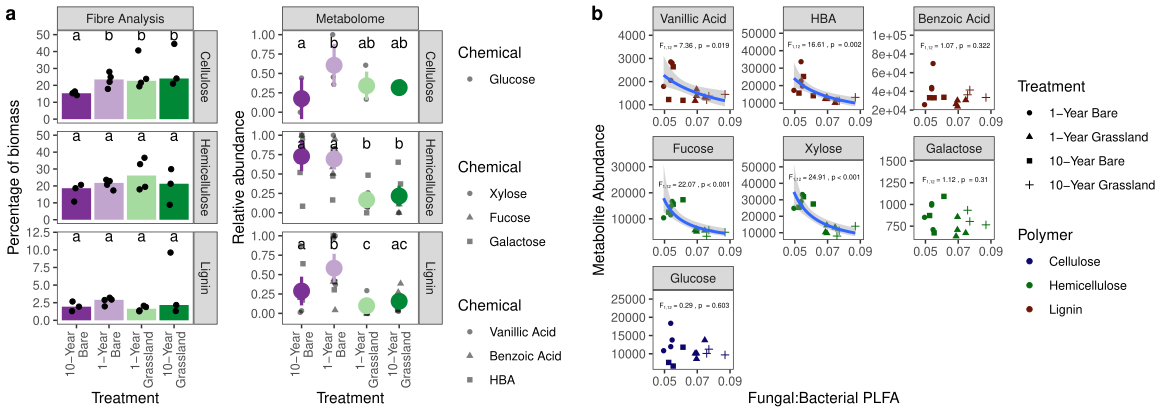

Write the R code that produced this figure.
rm(list = ls())

library(data.table)
library(ggplot2)
library(cowplot)
library(ggnewscale)

#### Data import ####

# Colour palette for the treatment variable
BlackoutPalette <- c('#7b3294'
                     ,'#c2a5cf'
                     ,'#a6dba0'
                     ,'#008837')

# Function for 95% confidence intervals
mean_ci <- function(x){
  mean_se(x, mult = 1.96)
}

# Fibre analysis data
ff <- readRDS("Fibre_Analysis/Output_Data/Fibre_Data_For_Figure_2021-05-05.rds")
ff

# Metabolite data
mf <- readRDS("Fibre_Analysis/Output_Data/Metabolite_Data_For_Figure.rds")
mf

#### Data cleaning ####

## Fibre analysis data
ff

ff_d <- ff[[1]]
colsToKeep <- c("Sample", "Treatment","Proportion_Cellulose","Proportion_Hemicellulose", "Proportion_Lignin")
ff_d <- ff_d[,..colsToKeep]
setnames(ff_d, c("Sample", "Treatment","Cellulose","Hemicellulose", "Lignin"))
ff_d[, Measurement := "Fibre Analysis"]

ff_d <- melt(ff_d, id = c("Sample", "Treatment", "Measurement"), variable.name = "Polymer", value.name = "Abundance")
ff_d[, Abundance := Abundance * 100]

ff_d[,BinBase.name := NA] # For compatibility with the metabolite data

# Simple plot of the data in this format
ggplot(ff_d, aes(x = Treatment, y = Abundance)) + geom_point() + facet_grid(Polymer~Measurement
                                                                            #, nrow = 3
                                                                            , scales = "free_y"
                                                                            
)
levels(ff_d$Treatment) <- sub(" ", "\n" , levels(ff_d$Treatment)) # Two lines for plotting

## Metabolite data
mf

mf_d <- rbindlist(mf[1:3], idcol = "Polymer")

# Sort out a polymer variable
mf_d$Polymer <- as.character(mf_d$Polymer)
mf_d[Polymer == '1', Polymer := "Cellulose"]
mf_d[Polymer == '2', Polymer := "Hemicellulose"]
mf_d[Polymer == '3', Polymer := "Lignin"]

# Sort out the treatment variable
mf_d$Treatment
levels(mf_d$Treatment) <- c("1-Year\nBare", "10-Year\nBare", "1-Year\nGrassland", "10-Year\nGrassland")
mf_d$Treatment <- relevel(mf_d$Treatment, ref = "10-Year\nBare")

setnames(mf_d, c("Polymer", "Chemical", "Sample", "RawAbundance", "Treatment",  "Abundance"))
# Add a Measurement column
mf_d[, Measurement := "Metabolome"]

# Change the chemicals for tidier plots
mf_d[Chemical == "glucose", Chemical := "Glucose"]
mf_d[Chemical == "xylose", Chemical := "Xylose"]
mf_d[Chemical == "fucose", Chemical := "Fucose"]
mf_d[Chemical == "3,6-anhydro-D-galactose", Chemical := "Galactose"]
mf_d[Chemical == "vanillic acid", Chemical := "Vanillic Acid"]
mf_d[Chemical == "benzoic acid", Chemical := "Benzoic Acid"]
mf_d[Chemical == "4-hydroxybenzoic acid", Chemical := "HBA"]

#### Fibre analysis plot to add letters to  ####

pf <- ggplot(ff_d, aes(x = Treatment, y = Abundance
                       , fill = Treatment)) + 
  stat_summary(fun = "median", geom = "bar") +
  geom_point(position = position_jitter(0.15)) +
  ylab("Percentage of biomass") + 
  scale_fill_manual(values = BlackoutPalette
                    , breaks = levels(ff_d$Treatment)) +
  theme_bw() +
  theme(legend.position = "none"
        , panel.grid = element_blank()
        , axis.text.x = element_text(angle = 90, hjust = 1, vjust = 0.5)) +
  facet_grid(Polymer~Measurement, scales = "free_y")

#### Metabolite plot to add letters to ####

pm <- ggplot(mf_d, aesthetics = aes(x = Treatment, y = Abundance)) + 
  # Data
  geom_point(data = mf_d[Polymer == "Cellulose",]
             , aes(x = Treatment, y = Abundance, shape = Chemical)
             , position = position_jitter(0.05)
             , alpha = 0.5
  ) + 
  new_scale("shape") +
  geom_point(data = mf_d[Polymer == "Hemicellulose",]
             , aes(x = Treatment, y = Abundance, shape = Chemical)
             , position = position_jitter(0.05)
             , alpha = 0.5
  ) +
  new_scale("shape") +
  geom_point(data = mf_d[Polymer == "Lignin",]
             , aes(x = Treatment, y = Abundance, shape = Chemical)
             , position = position_jitter(0.05)
             , alpha = 0.5
  ) +
  
  # Mean values
  stat_summary(fun.data = 'mean_ci'
               , aes(x = Treatment, y = Abundance, colour = Treatment), size = 1.1) +
  scale_color_manual(values = BlackoutPalette
                     , breaks = levels(mf_d$Treatment)) +
  
  # Aesthetics
  facet_grid(Polymer ~ Measurement) +
  theme_bw() +
  theme(panel.grid = element_blank()
        , axis.text.x = element_text(angle = 90, hjust = 1, vjust = 0.5)) +
  ylab("Relative abundance")  +
  guides(colour = "none")

pm

pl <- get_legend(pm)
pm <- pm + theme(legend.position = "none")

#### Plot legend ####

# Put the grobs in the correct order, also spaces them nicely
pl2 <- grid.arrange(grobs = list(pl$grobs[[2]], pl$grobs[[3]], pl$grobs[[1]])
                    , ncol = 1
)

library(gridExtra)
grid.arrange(pl)

#### Add significance letters ####

format_Letters <- function(x, polymer){
  setnames(x, c("Treatment", "Letters", "Abundance"))
  x[,Polymer := polymer]
  x[, Treatment := sub(" ", "\n", Treatment)]
  return(x)
}

fib_cel_letters <- format_Letters(ff[[2]], "Cellulose")
fib_hem_letters <- format_Letters(ff[[3]], "Hemicellulose")
fib_lig_letters <- format_Letters(ff[[4]], "Lignin")
fib_lig_letters$Abundance <- 12

pf2 <- pf + geom_text(data = fib_cel_letters, aes(x = Treatment, y = Abundance, label = Letters), colour = 'black') +
  geom_text(data = fib_hem_letters, aes(x = Treatment, y = Abundance, label = Letters), colour = 'black') +
  geom_text(data = fib_lig_letters, aes(x = Treatment, y = Abundance, label = Letters), colour = 'black') #+
# ylim(-1,100)

pm

mf[[4]] # Cel
mf[[5]] # Hem
mf[[6]] # Lig

format_letters_met <- function(x, polymer){
  setDT(x)
  x[,Polymer := polymer]
  return(x)
}

met_cel_letters <- format_letters_met(mf[[4]], "Cellulose")
met_hem_letters <- format_letters_met(mf[[5]], "Hemicellulose")
met_lig_letters <- format_letters_met(mf[[6]], "Lignin")

met_cel_letters$Letters <- c("b", "a", "ab", "ab") # Re-jig these so that they work the normal way round
met_lig_letters$Letters <- c("b", "a", "c", "ac") # Re-jig these so that they work the normal way round

pm2 <- pm + geom_text(data = met_cel_letters, aes(x = Treatment, y = NormAbund, label = Letters)) +
  geom_text(data = met_hem_letters, aes(x = Treatment, y = NormAbund, label = Letters)) + 
  geom_text(data = met_lig_letters, aes(x = Treatment, y = NormAbund, label = Letters))

#### Create the finalised plot ####
Figure <- plot_grid(pf2, pm2, pl2, ncol = 3, rel_widths = c(1,1,0.6))

Figure

#### PLFA - metabolite abundance ####

# Load in the data
mf <- data.frame(fread("Metabolomics/Data/Metabolome_Blackout_Raw.csv"))
pf <- fread("Metabolomics/Data/PLFA_For_Analysis.csv")

head(mf) # Metabolites
head(pf) # PLFA

mf <- mf[, c(1,7:20)] # Keep only the most useful columns

# Lignocellulose breakdown products
BreakdownProducts <- c('glucose'
                       , 'xylose', 'fucose', '3,6-anhydro-D-galactose'
                       , 'vanillic acid', '4-hydroxybenzoic acid', 'benzoic acid')

# Keep only those products
mf <- mf[mf$BinBase.name %in% BreakdownProducts,]

head(mf)

# Create the mergable-metabolite data frame
AbundData <- data.frame(t(mf[2:length(mf)]))
names(AbundData) <- mf[,1]
AbundData$Sample <- row.names(AbundData)

# Tidy the PLFA data
head(pf)
pf$Percent_All_Fungi <- pf$Percent_AM_Fungi + pf$Percent_Fungi
pf$Percent_All_Bacteria <- pf$Percent_Gram_Negative + pf$Percent_Gram_Positive +
  pf$Percent_Actinomycetes + pf$Percent_Anaerobe
pf$FB_Ratio <- pf$Percent_All_Fungi / pf$Percent_All_Bacteria

pm <- merge(pf, AbundData, by = 'Sample')

# Save this as a file
#write.csv(ofm, "Metabolomics/Cleaned Data/Henfaes_Taxonomy_Metabolome.csv", row.names = FALSE)
#saveRDS(ofm, file = "Metabolomics/Cleaned Data/Henfaes_Taxonomy_Metabolome.rds")


names(pm)
pm <- data.frame(pm)

#### What governs metabolite abundance in soils? ####

pmb <- pm

# Changing model family improves AIC, switch to a Gamma model
lapply(seq_along(pmb[,14:length(pmb)])
       , FUN = function(METABOLITE){
         mod1 <- glm(unlist(pmb[,14:length(pmb)][,METABOLITE]) ~ FB_Ratio + Total_PLFA
                     , data = pmb
                     , family = Gamma())
         mod2 <- lm(unlist(pmb[,14:length(pmb)][,METABOLITE]) ~ FB_Ratio + Total_PLFA
                    , data = pmb)
         data.frame(AIC(mod1,mod2), DeltaAIC = AIC(mod1) - AIC(mod2))
       })

# Refit the models with a gamma family
MetabResults <- lapply(seq_along(pmb[,14:length(pmb)])
                       , FUN = function(METABOLITE){
                         # Fit a model for each metabolite
                         mod <- glm(unlist(pmb[,14:length(pmb)][,METABOLITE]) ~ 
                                      FB_Ratio + Total_PLFA
                                    , data = pmb
                                    , family = Gamma)
                         
                         Result <- summary(mod)
                         
                         # Extract metabolite name, p value, and r value
                         data.frame(Metabolite = names(pmb[,14:length(pmb)][METABOLITE])
                                    , Predictor = dimnames(drop1(mod))[[1]][2:3]
                                    , p = drop1(mod, test = "F")[5][2:3,]
                                    , r = Result$coefficients[2:3,1])
                       })
MetabResults <- rbindlist(MetabResults)
MetabResults 

MetabResults[MetabResults$Predictor == "Total_PLFA",] # None are significant. Refit without these
MetabResults[MetabResults$Predictor == "FB_Ratio",]

#### Results with the gaussian model, N.B. no change in outcome
# MetabResults <- lapply(seq_along(pmb[,14:length(pmb)])
#                        , FUN = function(METABOLITE){
#                          # Fit a model for each metabolite
#                          mod <- glm(unlist(pmb[,14:length(pmb)][,METABOLITE]) ~ 
#                                      FB_Ratio + Total_PLFA
#                                    , data = pmb
#                                    , family = Gamma)
#                          
#                          Result <- summary(mod)
#                          
#                          # Extract metabolite name, p value, and r value
#                          data.frame(Metabolite = names(pmb[,14:length(pmb)][METABOLITE])
#                                     , Predictor = dimnames(anova(mod))[[1]][1:2]
#                                     , p = anova(mod)[5][1:2,]
#                                     , r = Result$coefficients[2:3,1])
#                        })
# MetabResults <- rbindlist(MetabResults)
# MetabResults 
####

MetabResults[MetabResults$Predictor == "Total_PLFA",] # None are significant. Refit without these
MetabResults[MetabResults$Predictor == "FB_Ratio",]

# Total microbial abundance was not a predictor of lignocellulose breakdown product abundance
# Fungal:Bacterial ratio was a predictor of lignocellulose breakdown product abundance 
#     in a number of cases

# Gamma models perform significantly better
lapply(seq_along(pmb[,14:length(pmb)])
       , FUN = function(METABOLITE){
         mod1 <- glm(unlist(pmb[,14:length(pmb)][,METABOLITE]) ~ FB_Ratio
                     , data = pmb
                     , family = Gamma())
         mod2 <- lm(unlist(pmb[,14:length(pmb)][,METABOLITE]) ~ FB_Ratio
                    , data = pmb)
         data.frame(AIC(mod1,mod2), DeltaAIC = AIC(mod1) - AIC(mod2))
       })

# Refitting without total PLFA as a predictor
library(pscl)

MetabResults <- lapply(seq_along(pmb[,14:length(pmb)])
                       , FUN = function(METABOLITE){
                         # Fit a model for each metabolite
                         mod <- glm(unlist(pmb[,14:length(pmb)][,METABOLITE]) ~ 
                                      FB_Ratio
                                    , data = pmb
                                    , family = Gamma)
                         
                         Result <- summary(mod)
                         
                         # Extract metabolite name, p value, and r value
                         data.frame(Metabolite = names(pmb[,14:length(pmb)][METABOLITE])
                                    , Predictor = dimnames(drop1(mod))[[1]][2]
                                    , p = drop1(mod, test = "F")[5][2,]
                                    , r = Result$coefficients[2,1]
                                    , R2 = pR2(mod)[4]
                                    , FStat = drop1(mod, test = "F")[4][2,]
                                    , df = paste(drop1(mod)[1][2,], Result$df.residual, sep = ","))
                       })
MetabResults <- rbindlist(MetabResults)

# Prettier results :)
MetabResults 

#### Plot relationships between these variables ####

#### Data tidying for plotting ####
pm <- data.frame(pm)
names(pm)
pma <- pm[,names(pm) %in% c("Sample"#, "Total_PLFA", "Percent_Actinomycetes", "Percent_AM_Fungi"
                            #, "Percent_All_Fungi", "Percent_All_Bacteria" 
                            , "FB_Ratio"
                            , "xylose", "vanillic.acid", "glucose"
                            , "fucose", "benzoic.acid", "X4.hydroxybenzoic.acid"
                            , "X3.6.anhydro.D.galactose"
)]

# Make the data long for ggplot
pma <- data.table(pma)
pma <- melt(pma, id = c("Sample", "FB_Ratio")
            , variable.name = "Metabolite", value.name = "Metabolite_Abundance")

# Create a treament variable
pma$Treatment <- "a"
pma[Sample %in% c("c1", "c2", "c3"),]$Treatment <- "10-Year Grassland"
pma[Sample %in% c("c4", "c5", "c6", "c7"),]$Treatment <- "1-Year Grassland"
pma[Sample %in% c("b1", "b2", "b3"),]$Treatment <- "10-Year Bare"
pma[Sample %in% c("b4", "b5", "b6", "b7"),]$Treatment <- "1-Year Bare"

# Tidy the names of the metabolites
firstup <- function(x) {
  substr(x, 1, 1) <- toupper(substr(x, 1, 1))
  x
}
pma$Metabolite <- as.character(pma$Metabolite)
pma[Metabolite == "X4.hydroxybenzoic.acid",]$Metabolite <- "4-Hydroxybenzoic Acid"
pma[Metabolite == "X3.6.anhydro.D.galactose",]$Metabolite <- "3,6-Anhydro-D-Galactose"
pma[Metabolite %in% c("xylose", "glucose", "fucose"),]$Metabolite <- firstup(pma[Metabolite %in% c("xylose", "glucose", "fucose"),]$Metabolite)
pma[Metabolite == "benzoic.acid",]$Metabolite <- "Benzoic Acid"
pma[Metabolite == "vanillic.acid",]$Metabolite <- "Vanillic Acid"

MetabResults$Metabolite <- as.character(MetabResults$Metabolite)
MetabResults[Metabolite == "X4.hydroxybenzoic.acid",]$Metabolite <- "4-Hydroxybenzoic Acid"
MetabResults[Metabolite == "X3.6.anhydro.D.galactose",]$Metabolite <- "3,6-Anhydro-D-Galactose"
MetabResults[Metabolite %in% c("xylose", "glucose", "fucose"),]$Metabolite <- firstup(MetabResults[Metabolite %in% c("xylose", "glucose", "fucose"),]$Metabolite)
MetabResults[Metabolite == "benzoic.acid",]$Metabolite <- "Benzoic Acid"
MetabResults[Metabolite == "vanillic.acid",]$Metabolite <- "Vanillic Acid"

# Change again for tidier plots
pma[Metabolite == "3,6-Anhydro-D-Galactose",]$Metabolite <- "Galactose"
MetabResults[Metabolite == "3,6-Anhydro-D-Galactose",]$Metabolite <- "Galactose"
pma[Metabolite == "4-Hydroxybenzoic Acid",]$Metabolite <- "HBA"
MetabResults[Metabolite == "4-Hydroxybenzoic Acid",]$Metabolite <- "HBA"

# Custom order of levels
pma$Metabolite <- factor(pma$Metabolite, levels = c("Vanillic Acid", "HBA", "Benzoic Acid"
                                                    , "Fucose", "Xylose", "Galactose"
                                                    , "Glucose"))

# Create a polymer variable
pma$Polymer <- ""
pma[Metabolite %in% c("HBA", "Benzoic Acid", "Vanillic Acid")]$Polymer <- "Lignin"
pma[Metabolite %in% c("Galactose", "Xylose", "Fucose")]$Polymer <- "Hemicellulose"
pma[Metabolite %in% c("Glucose")]$Polymer <- "Cellulose"

# Plot R2 values in nice places
head(pma)
PlotResults <- MetabResults[,c(1,3, 6:7)]

Metab_Max <- data.frame(tapply(pma$Metabolite_Abundance, pma$Metabolite, function(x){
  min(x) + ((max(x) - min(x))*1.4)}
))

Metab_Max$Metabolite <- rownames(Metab_Max)
Metab_Max$FB_Ratio <- tapply(pma$FB_Ratio, pma$Metabolite, function(x){
  min(x) + ((max(x) - min(x)) * 0.5
            )
})

names(Metab_Max)[1] <- "Metabolite_Abundance"
PlotResults <- merge(PlotResults, Metab_Max)

pma$Polymer <- factor(pma$Polymer, levels = c("Cellulose","Hemicellulose","Lignin"))
#levels(pma$Polymer) <- c("Lignin", "Hemicellulose", "Cellulose")
PolymerPalette <- c("#0D066C" # Cellulose
                    ,"#066C0D" # Hemicellulose
                    ,"#6C1706" # Lignin
) 



# Tidy up statistics for plotting
PlotResults$pval <- PlotResults$p  
PlotResults$p <- with(PlotResults, ifelse(p < 0.001
                                          , yes = "< 0.001"
                                          , no = paste0(" = ", round(p, 3))
))
# Get parseable stats outputs
Labels <- c(by(PlotResults, PlotResults$Metabolite, function(x){
  bquote("F"["1,12"]~"="~.(round(x$FStat,2))~", p"~.(x$p)) # Produces something useful
}))

PlotResults$Label <- unlist(lapply(Labels, deparse))
PlotResults$Metabolite <- factor(PlotResults$Metabolite, levels = c("Vanillic Acid", "HBA", "Benzoic Acid"
                                                                    , "Fucose", "Xylose", "Galactose"
                                                                    , "Glucose"))
#### Plot the data ####

p <- ggplot(pma, aes(x = FB_Ratio, y = Metabolite_Abundance)) + 
  geom_point(aes(colour = Polymer, pch = Treatment)) + # Add points coloured by polymer
  #, shapes according to sample
  
  facet_wrap(~ Metabolite, scales = 'free') + # One plot for each metabolite
  
  stat_smooth(data = pma[Metabolite %in% PlotResults[pval < 0.05,]$Metabolite]
              , method = "glm"
              , method.args = list(family = Gamma()) # Wonder-function
  ) + # Add linear models to the plots where the regression was significant
  
  # now weird pseudo-R^2 values
  geom_text(data = PlotResults, aes(x = FB_Ratio, y = Metabolite_Abundance
                                    , label = Label)
            , parse = TRUE
            , size = 1.75
  ) +
  geom_point(data = PlotResults, aes(x = FB_Ratio, y = Metabolite_Abundance*1.15
                                    )
            , size = 0.1
            , colour = "white"
  ) +
  # Tidying
  #xlab("Fungal:Bacterial PLFA") +
  scale_x_continuous(name = "Fungal:Bacterial PLFA"
                     , breaks = c(0.05, 0.07, 0.09)
                     #, n.breaks = 3
                     , limits = c(0.045, 0.09)
                     ) +
  
  ylab("Metabolite Abundance") +
  theme_bw() +
  theme(panel.grid = element_blank()) + 
  scale_colour_manual(breaks = levels(pma$Polymer)
                      , values = PolymerPalette) +
  geom_blank(data = pma, aes(x = FB_Ratio, y = Metabolite_Abundance*1.12))

p


#### Put them together ####

p_final <- plot_grid(Figure, p
                     , labels = c("a", "b"))

save_plot(filename = "Final_figure_making/Multipanel_figures_Oct_2021/Figure_1_Fibre_metabolome_PLFA.pdf"
          , plot = p_final
          , base_height = 4.15
          , base_width = 11.7
          )
